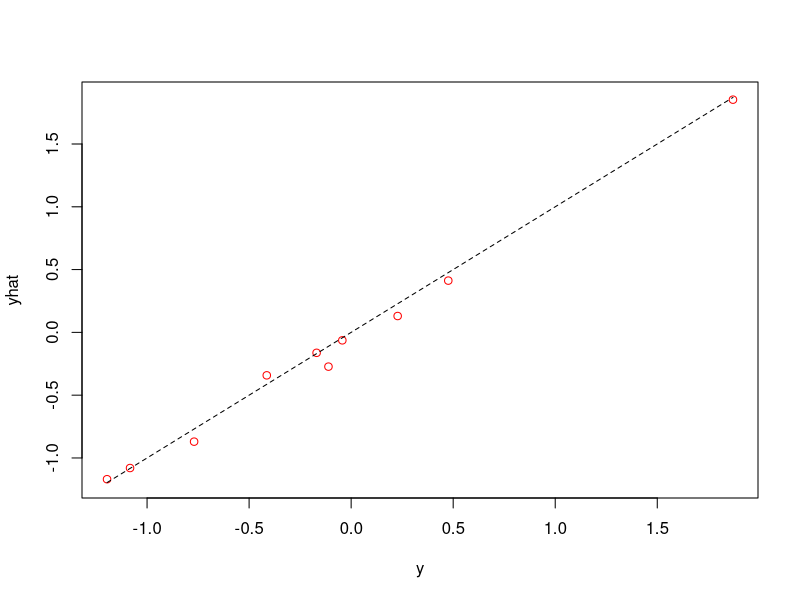
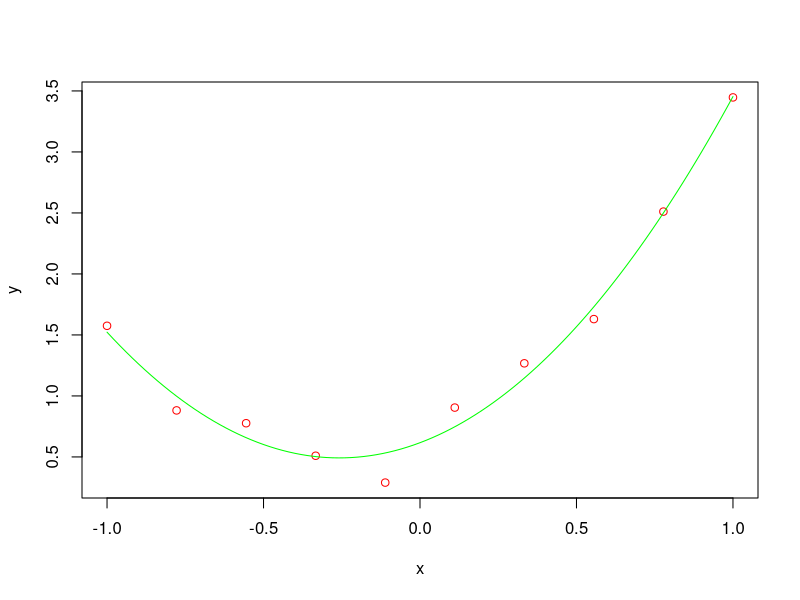

These figures' R source, in order:
# genlin.R  The general linear model

rm( list=ls() )

# set parameters
p <- 3    # number of independent variables in each sample
n <- 10   # number of samples

# make up some data using the linear model:  y = X*beta + eps
X <- matrix( rnorm(n*p), nrow=n )         # make up independent variables (X)
beta <- matrix( rnorm(p), nrow=p )        # make up regression coefficients (beta)
y <- X %*% beta + rnorm( n, sd=0.1 )      # compute dependent variables (y)

# now suppose we only have X and y.  we can solve the over-determined system
# of linear equations to estimate beta.  we implicitly use a sum-of-squares
# error measure.
betahat <- solve( t(X) %*% X ) %*% t(X) %*% y  # estimate beta
print( cbind( beta, betahat ) )           # compare true and estimated beta
# notice that we don't recover beta exactly.  this is OK, because the data
# are noisy -- we used rnorm() to generate y.

# plot actual and fitted y values
yhat <- X %*% betahat
mn <- min(y,yhat) ; mx <- max(y,yhat)
plot( y, yhat, type='p', col='red', xlim=c(mn,mx), ylim=c(mn,mx) )
lines( c(mn,mx), c(mn,mx), type='l', lty=2 )

# repeat the fit using R's lm() function, which is numerically more stable
fit <- lm( y ~ X - 1 )                    # fit a linear model with y-intercept set to zero
betahat <- fit$coefficients               # get the regression coefficients
print( cbind( beta, betahat ) )           # check the solution

# lm() also returns confidence intervals for the coefficients, and much more
# information as well -- see ?lm and str( fit )
cint <- confint( fit, level=0.95 )

# note that even with the general linear model, we can model the dependent variable
# as a nonlinear function of the independent variables.  we just add new independent
# variables that are nonlinear functions of the initial independent variables.
# for example, we can model y as a quadratic function of x, as follows.

# make up some data
x <- seq( -1, 1, length.out=10 )
X <- cbind( rep( 1, length(x) ), x, x^2 )     # independent variables:  1, x, x^2
beta <- c( 0.5, 1, 2 )                        # coefficients
y <- X %*% beta + rnorm( length(x), sd=0.1 )  # dependent variables

# find regression coefficients
fit <- lm( y ~ X - 1 )
betahat <- fit$coefficients

# plot data and fitted curve
plot( x, y, type='p', col='red' )
curve( betahat[1] + betahat[2]*x + betahat[3]*x^2, col='green', xlim=c(-1,1), add=TRUE )
